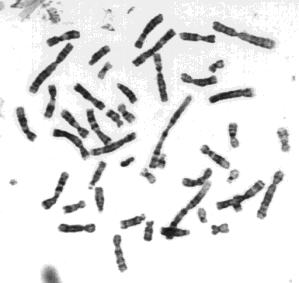
%> input picture Extraer fondo de imagen/cromosomas.tif, 299 x 283 px
$ octave extrae_fondo_crom.m   (GNU Octave 9; MATLAB toolbox functions it lacks are replaced by stand-ins)
%> lines starting %> are read from the running program, lines starting %| are printed output that depends on the picture; in (x1, y1, x2, y2) boxes, pixels count from 0 and x2, y2 are one past the last pixel; in counts of white or black regions, pixels touching at a corner belong together; the program's own positions count from 1
I=imread('cromosomas.tif');
%> I is the input picture: size 283x299 uint8; min 17, max 255, mean 228.6

SE=strel('rectangle',[5 5]);  %Se crea un elemento estrucutrante para hacer una dilatacion

F = imdilate(I,SE); %Se dilata la imagen con el elemeto estructurante
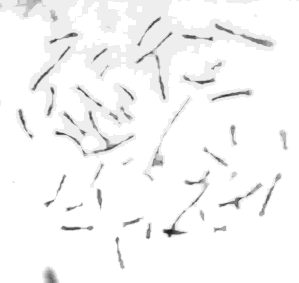
%> F: size 283x299 uint8; min 34, max 255, mean 246.9

figure,imshow(I), title('original');
pause;

figure,imshow(F),title('imagen dilatada')
pause;

R = 256 - (F - I);
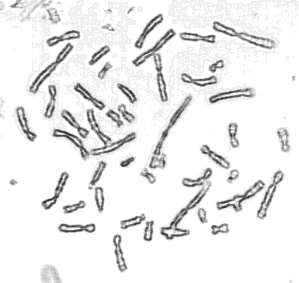
%> R: size 283x299 uint8; min 35, max 255, mean 236.9

figure,imshow(R), title('Imagen sin el fondo');
pause;

BW = im2bw(R);
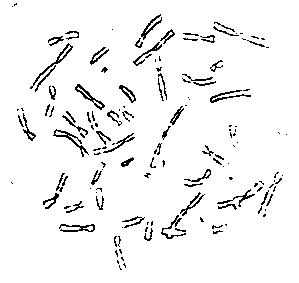
%> BW: size 283x299 logical; 94.8% white; black in thin lines or dots, all inside (x1, y1, x2, y2) = (11, 3, 287, 270)
figure,imshow(BW);
pause;

BW=imdilate(~BW,SE)
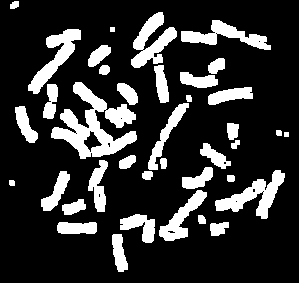
%> BW: size 283x299 logical; 19.3% white; 38 white regions, largest, box (x1, y1, x2, y2) and area: (51, 82, 137, 159) 2754, (215, 170, 285, 219) 1261, (131, 12, 177, 68) 1192
figure,imshow(BW);
